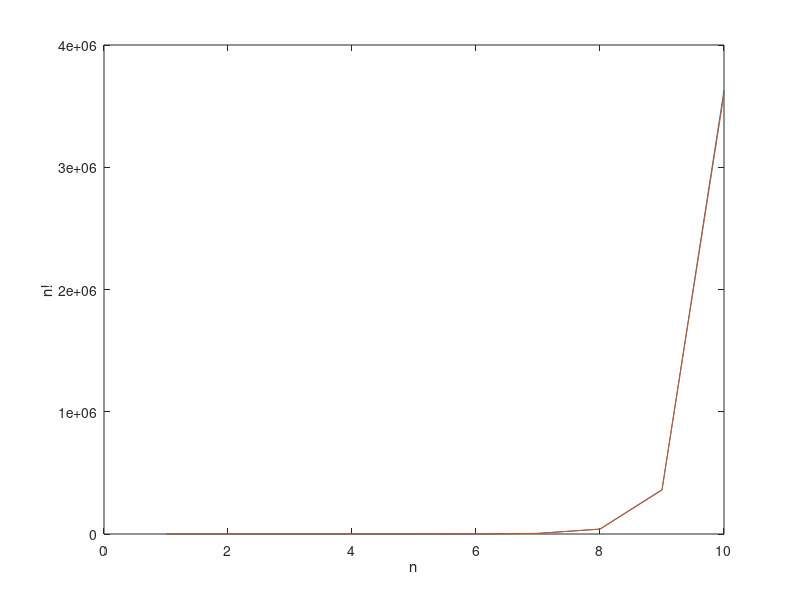
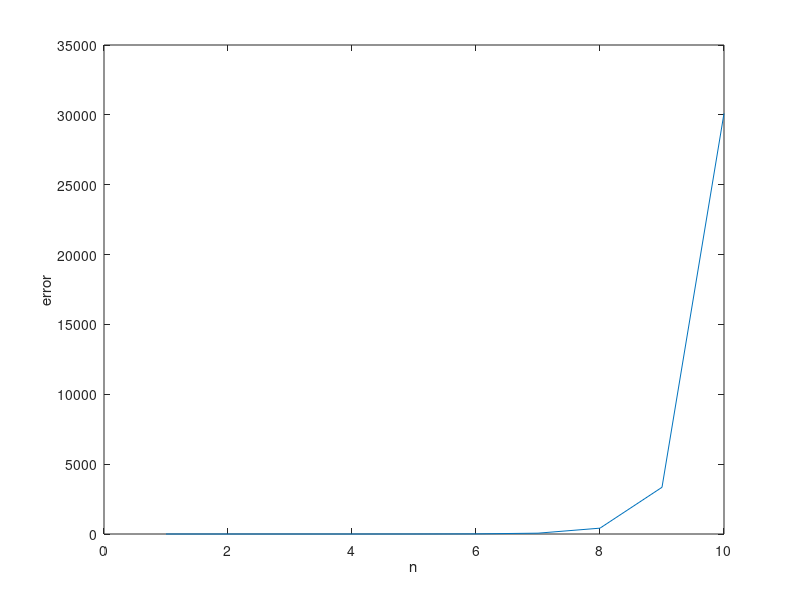

Here is the MATLAB script that generated these plots, in order:
n = 10;fact = ones(n, 1);ster = ones(n, 1);x = 1:n;for i = 2:n  fact(i) = fact(i-1)*i;  ster(i) = (i/e)^i*sqrt(2*pi*i);endfactstererror = fact - sterratio = fact./sterplot(x, fact)hold on;plot(x, ster)xlabel('n')ylabel('n!')figure;plot(x, error)xlabel('n')ylabel('error')%fact =%%         1%         2%         6%        24%       120%       720%      5040%     40320%    362880%   3628800%%ster =%%   1.0000e+00%   1.9190e+00%   5.8362e+00%   2.3506e+01%   1.1802e+02%   7.1008e+02%   4.9804e+03%   3.9902e+04%   3.5954e+05%   3.5987e+06%%error =%%   0.0000e+00%   8.0996e-02%   1.6379e-01%   4.9382e-01%   1.9808e+00%   9.9218e+00%   5.9604e+01%   4.1760e+02%   3.3431e+03%   3.0104e+04%%ratio =%%   1.0000%   1.0422%   1.0281%   1.0210%   1.0168%   1.0140%   1.0120%   1.0105%   1.0093%   1.0084